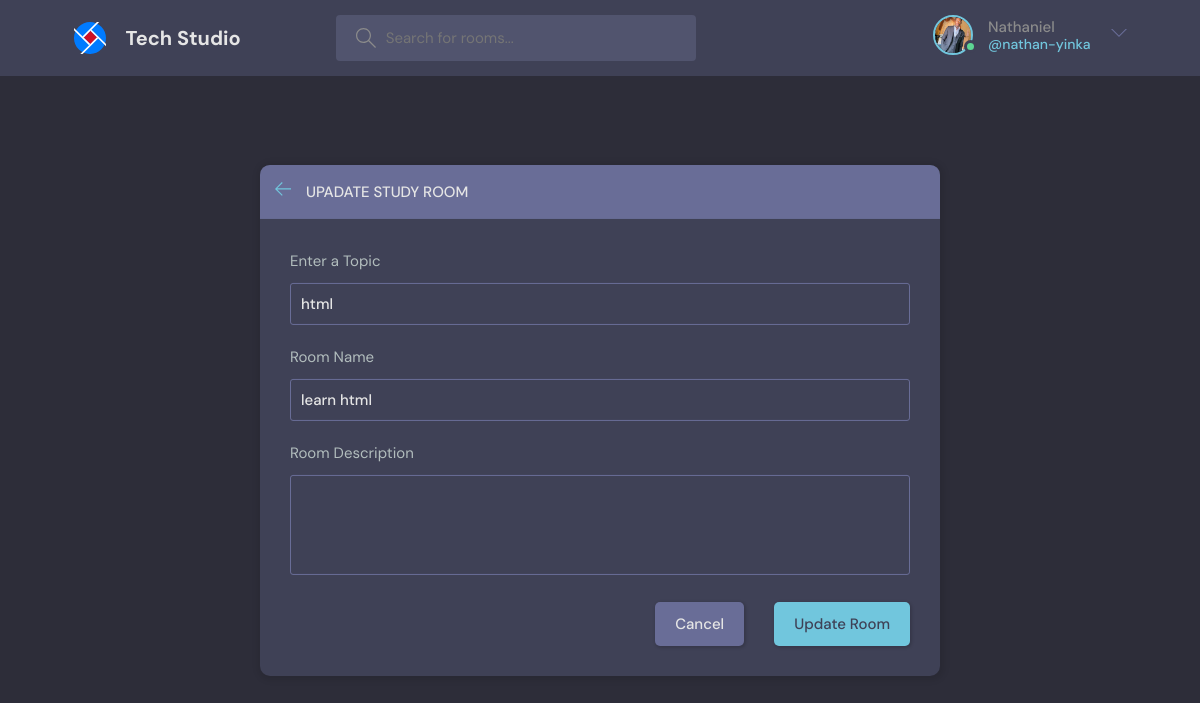
The page /update-room/5/ (signed in) on the database its author committed.
### base/models.py (models this page shows, shortened)
class User(AbstractUser):
    name = models.CharField(max_length=200, null=True)
    email = models.EmailField(unique=True, null=True)
    bio = models.TextField(null=True, blank=True)
    avatar = models.ImageField(null=True, default="https://res.cloudinary.com/dtostqvav/image/upload/v1707223140/kgeg16zar09uqry5xdh6.svg",upload_to='discord_user_dp')
    followers = models.ManyToManyField("self", symmetrical=False, related_name="users_following", blank=True)
    following = models.ManyToManyField("self", symmetrical=False, related_name="users_followed_by", blank=True)

class Room(models.Model):
    host = models.ForeignKey(User,on_delete=models.SET_NULL, null= True)
    topic = models.ForeignKey(Topic, on_delete=models.SET_NULL, null= True)
    participants = models.ManyToManyField(User, related_name="participants", blank= True,)
    name = models.CharField(max_length= 250)
    description = models.TextField(null=True, blank=True)
    updated = models.DateTimeField(auto_now=True)
    created = models.DateTimeField(auto_now_add=True)
    class Meta:
        ordering = ["-updated", "-created"]

class Topic(models.Model):
    name = models.CharField(max_length=200)

### base/views.py (the view, shortened to what this page needs)
# urls.py: path("update-room/<int:pk>/", views.updateRoom, name = 'update-room'),
@login_required(login_url="login")
def updateRoom(request,pk):
    room = Room.objects.get(id = pk)
    current_topic = room.topic
    form = RoomForm(instance=room)
    topics = Topic.objects.all()
    if request.user != room.host:
        return redirect("home")
    context = {
        "form":form,
        "room":room,
        "topics":topics
        }
    return render(request, "base/room_form.html", context)

### base/form.py
class RoomForm(ModelForm):
    class Meta:
        model = Room
        fields = '__all__'
        exclude = ["host","participants"]

### base/templates/base/room_form.html (shortened to what this page needs)
{% extends 'base.html' %}
{% block content %}
  <main class="create-room layout">
    <div class="container">
      <div class="layout__box">
        <div class="layout__boxHeader">
          <div class="layout__boxTitle">
            <a href="{{request.META.HTTP_REFERER}}">
              <svg version="1.1" xmlns="http://www.w3.org/2000/svg" width="32" height="32" viewBox="0 0 32 32">
                <title>arrow-left</title>
                <path
                  d="M13.723 2.286l-13.723 13.714 13.719 13.714 1.616-1.611-10.96-10.96h27.625v-2.286h-27.625l10.965-10.965-1.616-1.607z">
                </path>
              </svg>
            </a>
            {% if page %}
            <h3>Create Study Room</h3>
            {% else%}
            <h3>Upadate Study Room</h3>
            {% endif %}
          </div>
        </div>
        <div class="layout__body">
          <form class="form" action="" method="POST">
            <div class="form__group">
                <label for="room_topic">Enter a Topic</label>
                <input required type="text" value="{{room.topic.name}}" name="topic" list="topic-list" />
              </div>
            <div class="form__group">
              <label for="room_name">Room Name</label>
              {{form.name}}
            </div>
            <div class="form__group">
              <label for="room_description">Room Description</label>
              {{form.description}}
            </div>
            <div class="form__action">
              <a class="btn btn--dark" href="{{request.META.HTTP_REFERER}}">Cancel</a>
              {% if page %}
              <button class="btn btn--main" type="submit">Create Room</button>
              {% else %}
              <button class="btn btn--main" type="submit">Update Room</button>
              {% endif %}
            </div>
          </form>
        </div>
      </div>
    </div>
  </main>
  {% endblock content %}

### templates/navbar.html (shortened to what this page needs)
{% load static %}
<header class="header header--loggedIn">
    <div class="container">
      <a href="{% url 'home' %}" class="header__logo">
        <img src="{% static 'assets/tech logo.svg' %}" />
        <h1>Tech Studio</h1>
      </a>
      <form class="header__search" method="GET" action="">
        <label>
          <input placeholder="Search for rooms..." name="q" />
        </label>
      </form>
      <nav class="header__menu">
        {% if request.user.is_authenticated %}
        <div class="header__user">
          <a href="{% url 'user' request.user.id %}">
            <div class="avatar avatar--medium active">
              <img src="{{request.user.avatar.url}}" />
            </div>
            <p>{{request.user.last_name}} <span>@{{request.user.username}}</span></p>
          </a>
          <button class="dropdown-button">
            <svg version="1.1" xmlns="http://www.w3.org/2000/svg" width="32" height="32" viewBox="0 0 32 32">
              <title>chevron-down</title>
              <path d="M16 21l-13-13h-3l16 16 16-16h-3l-13 13z"></path>
            </svg>
          </button>
        </div>
        {% else %}
        <a href="{% url 'login' %}">
          <img src="{% static './assets/avatar.svg' %}" />
          <p>Login</p>
        </a>
        {% endif %}
      </nav>
    </div>
  </header>

### rows shown on the page
User: user.avatar (picture), user.last_name "Nathaniel", user.username "nathan-yinka"
Room: topic "html", name "learn html"
